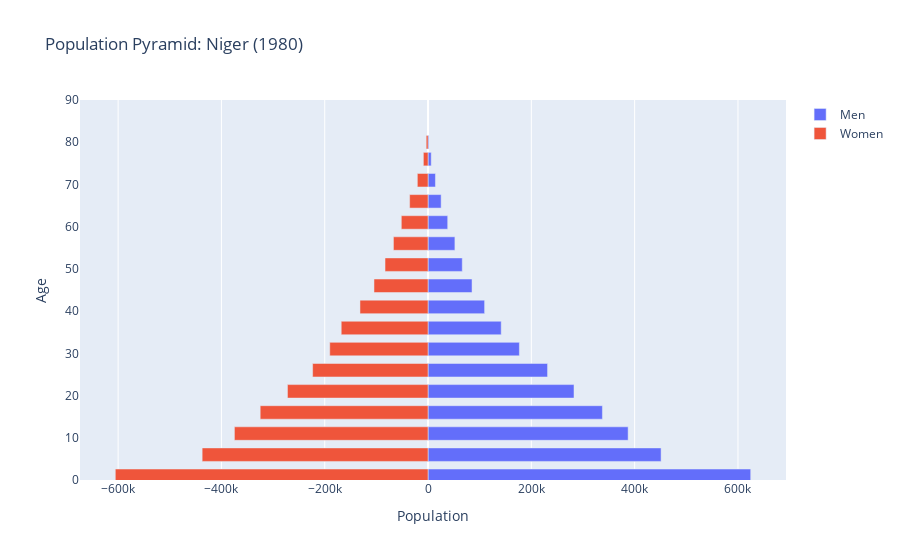

Write notebook code for a chart like this one.
### Code cell
population_pyramid(
    df=df_niger,
    year="1980-01-01",
    country="Niger"
)

### Figure 1 — Plotly figure (JSON) as saved in the notebook; plotly's stock layout.template omitted (floating-point values rounded to 4 significant figures)
{"data": [{"name": "Men", "orientation": "h", "type": "bar", "x": [624700.0, 451200.0, 387400.0, 337600.0, 282600.0, 231400.0, 176800.0, 141700.0, 109500.0, 85180.0, 66240.0, 52010.0, 38070.0, 25360.0, 14330.0, 6173.0, 1747.0], "y": [1, 6, 11, 16, 21, 26, 31, 36, 41, 46, 51, 56, 61, 66, 71, 76, 80]}, {"name": "Women", "orientation": "h", "type": "bar", "x": [-605500.0, -437300.0, -374900.0, -325000.0, -272200.0, -223500.0, -190300.0, -168100.0, -131800.0, -104600.0, -83270.0, -67000.0, -51760.0, -35640.0, -20710.0, -9048.0, -3589.0], "y": [1, 6, 11, 16, 21, 26, 31, 36, 41, 46, 51, 56, 61, 66, 71, 76, 80]}], "layout": {"barmode": "overlay", "title": {"text": "Population Pyramid: Niger (1980)"}, "xaxis": {"title": {"text": "Population"}}, "yaxis": {"range": [0, 90], "title": {"text": "Age"}}}}
